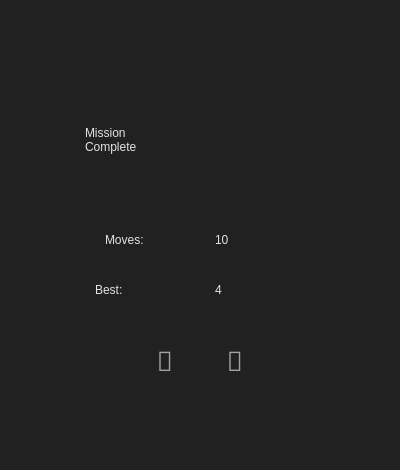
<?xml version="1.0" encoding="UTF-8"?>
<ui version="4.0">
 <class>WinWidget</class>
 <widget class="QWidget" name="WinWidget">
  <property name="geometry">
   <rect>
    <x>0</x>
    <y>0</y>
    <width>400</width>
    <height>470</height>
   </rect>
  </property>
  <property name="windowTitle">
   <string>Form</string>
  </property>
  <property name="styleSheet">
   <string notr="true"/>
  </property>
  <widget class="QWidget" name="cover" native="true">
   <property name="geometry">
    <rect>
     <x>0</x>
     <y>0</y>
     <width>400</width>
     <height>470</height>
    </rect>
   </property>
   <property name="styleSheet">
    <string notr="true">background-color: rgba(0, 0, 0, 220)</string>
   </property>
   <widget class="QLabel" name="moveCount">
    <property name="geometry">
     <rect>
      <x>215</x>
      <y>220</y>
      <width>60</width>
      <height>40</height>
     </rect>
    </property>
    <property name="styleSheet">
     <string notr="true">font: 75 24pt &quot;Menlo&quot;;
qproperty-alignment: AlignRight;
background: none;
color: #E1E3E5;</string>
    </property>
    <property name="text">
     <string>10</string>
    </property>
   </widget>
   <widget class="QPushButton" name="randomButton">
    <property name="geometry">
     <rect>
      <x>145</x>
      <y>340</y>
      <width>40</width>
      <height>40</height>
     </rect>
    </property>
    <property name="font">
     <font>
      <family>FontAwesome</family>
      <pointsize>20</pointsize>
      <weight>50</weight>
      <italic>false</italic>
      <bold>false</bold>
     </font>
    </property>
    <property name="styleSheet">
     <string notr="true">QPushButton
{
	color: #A1A3A5;
	background: none;
	border: none;
	font: 20pt &quot;FontAwesome&quot;;
}

QPushButton:hover
{
	color: #C1C3C5;
}

QPushButton:pressed
{
	color: #404244;
	background: #C1C3C5;
}</string>
    </property>
    <property name="text">
     <string></string>
    </property>
    <property name="flat">
     <bool>true</bool>
    </property>
   </widget>
   <widget class="QLabel" name="moves">
    <property name="geometry">
     <rect>
      <x>105</x>
      <y>220</y>
      <width>100</width>
      <height>40</height>
     </rect>
    </property>
    <property name="styleSheet">
     <string notr="true">font: 24pt &quot;Menlo&quot;;
qproperty-alignment: AlignRight;
background: none;
color: #E1E3E5;</string>
    </property>
    <property name="text">
     <string>Moves:</string>
    </property>
   </widget>
   <widget class="QLabel" name="best">
    <property name="geometry">
     <rect>
      <x>95</x>
      <y>270</y>
      <width>100</width>
      <height>40</height>
     </rect>
    </property>
    <property name="styleSheet">
     <string notr="true">font: 75 24pt &quot;Menlo&quot;;
qproperty-alignment: AlignRight;
background: none;
color: #E1E3E5;</string>
    </property>
    <property name="text">
     <string>Best:</string>
    </property>
   </widget>
   <widget class="QLabel" name="missionComplete">
    <property name="geometry">
     <rect>
      <x>85</x>
      <y>100</y>
      <width>230</width>
      <height>80</height>
     </rect>
    </property>
    <property name="styleSheet">
     <string notr="true">font: 75 36pt &quot;Menlo&quot;;
qproperty-alignment: AlignCenter;
background: none;
color: #E1E3E5;</string>
    </property>
    <property name="text">
     <string>Mission
Complete</string>
    </property>
   </widget>
   <widget class="QLabel" name="bestCount">
    <property name="geometry">
     <rect>
      <x>215</x>
      <y>270</y>
      <width>60</width>
      <height>40</height>
     </rect>
    </property>
    <property name="styleSheet">
     <string notr="true">font: 75 24pt &quot;Menlo&quot;;
qproperty-alignment: AlignRight;
background: none;
color: #E1E3E5;</string>
    </property>
    <property name="text">
     <string>4</string>
    </property>
   </widget>
   <widget class="QPushButton" name="nextButton">
    <property name="geometry">
     <rect>
      <x>215</x>
      <y>340</y>
      <width>40</width>
      <height>40</height>
     </rect>
    </property>
    <property name="font">
     <font>
      <family>FontAwesome</family>
      <pointsize>20</pointsize>
      <weight>50</weight>
      <italic>false</italic>
      <bold>false</bold>
     </font>
    </property>
    <property name="styleSheet">
     <string notr="true">QPushButton
{
	color: #A1A3A5;
	background: none;
	border: none;
	font: 20pt &quot;FontAwesome&quot;;
}

QPushButton:hover
{
	color: #C1C3C5;
}

QPushButton:pressed
{
	color: #404244;
	background: #C1C3C5;
}</string>
    </property>
    <property name="text">
     <string></string>
    </property>
    <property name="flat">
     <bool>true</bool>
    </property>
   </widget>
  </widget>
 </widget>
 <resources/>
 <connections/>
</ui>
